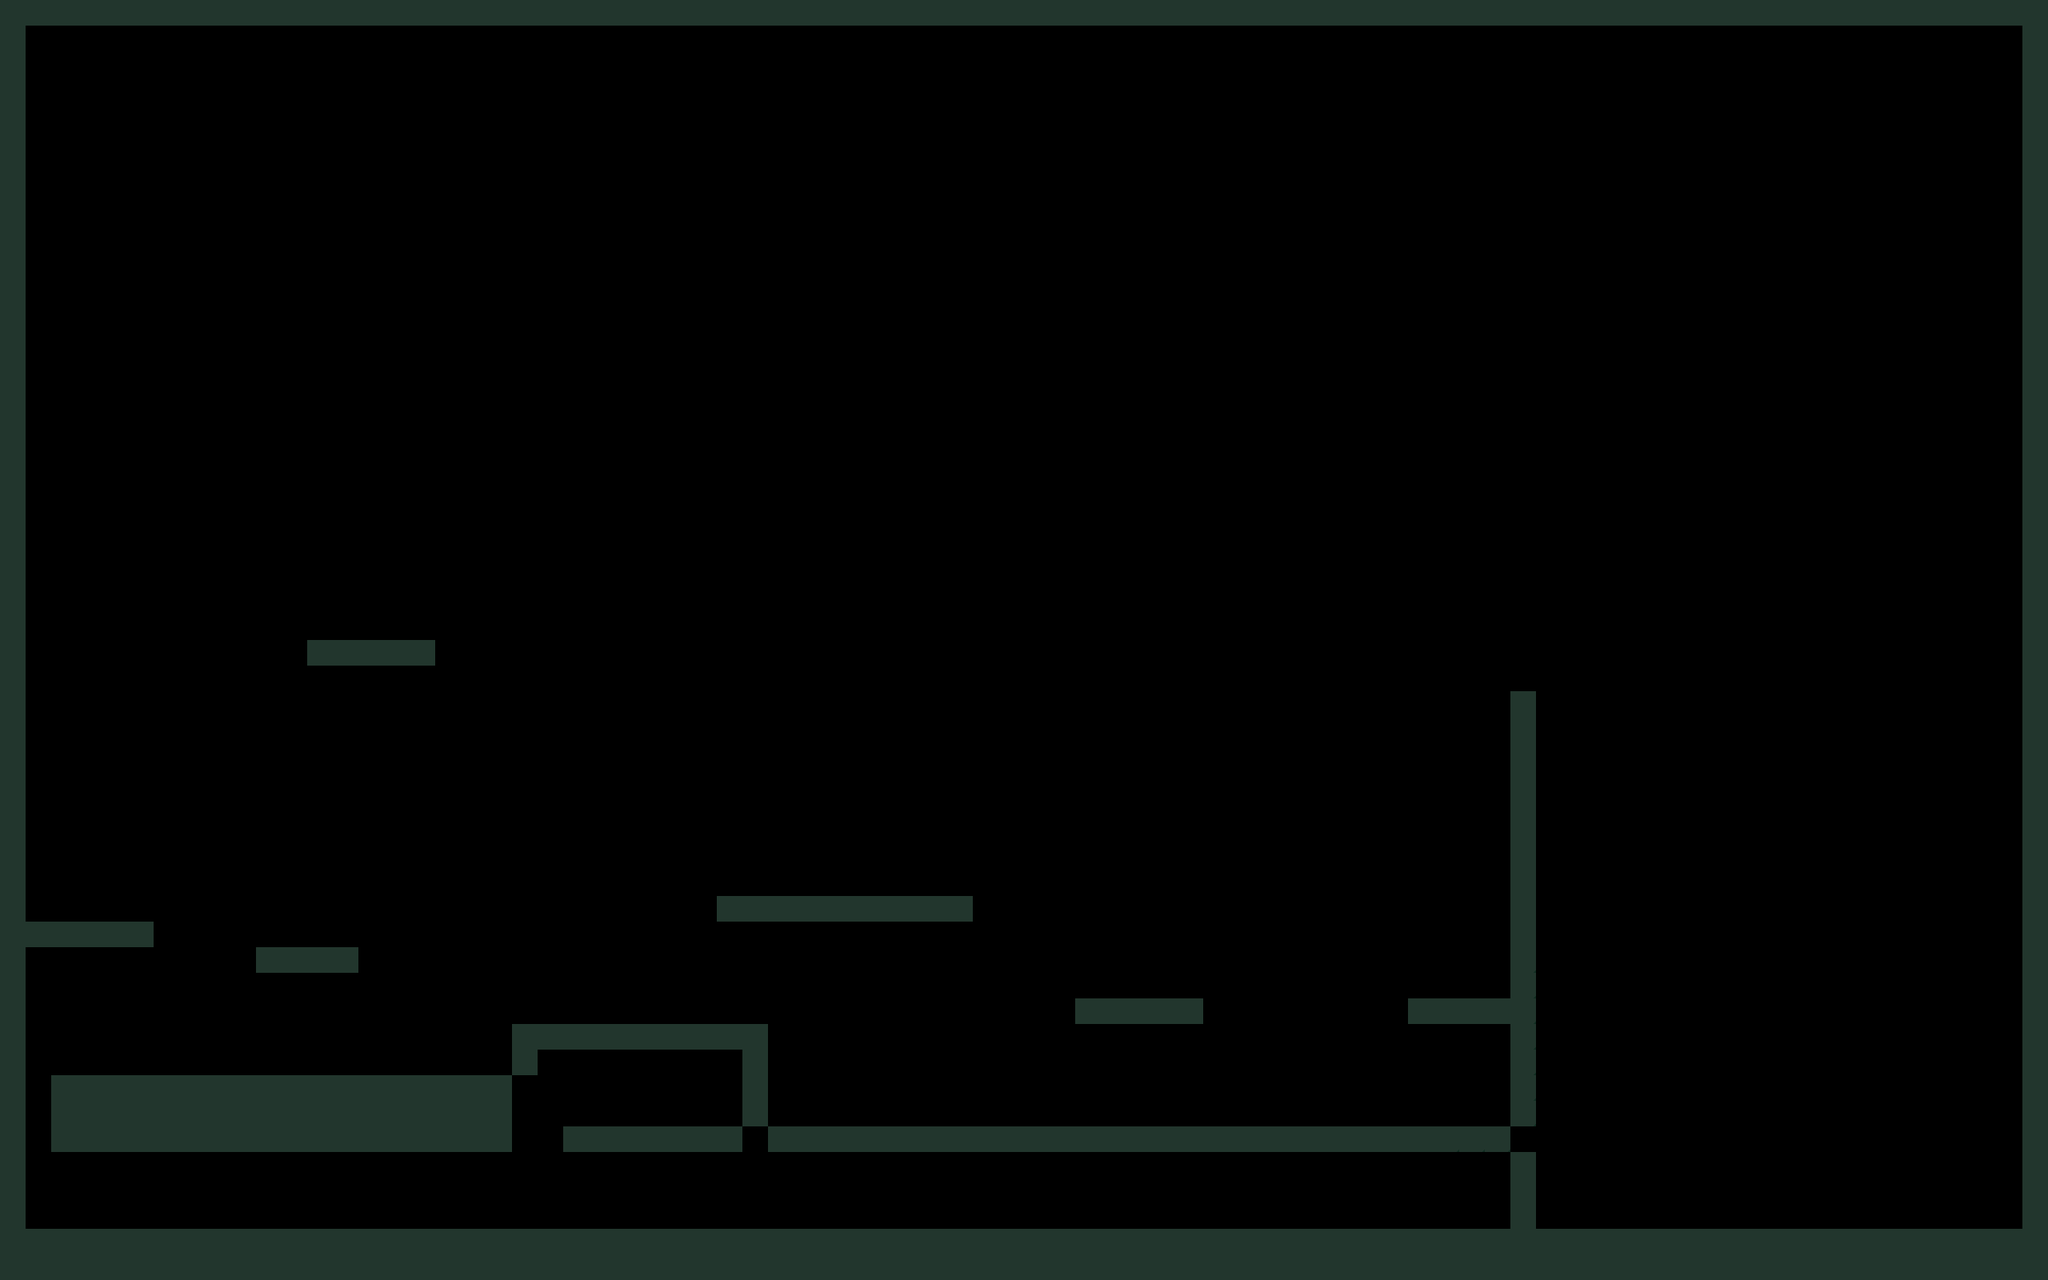

A 2D game scene composited from a Tiled map and its tileset images. What follows is a short description and the map's XML, with each tile layer's data collapsed to a summary:
An orthogonal 80x50 tile map with 32x32 px tiles, 1 tile layer (Floor).

<map version="1.10" tiledversion="1.10.2" orientation="orthogonal" renderorder="right-down" width="80" height="50" tilewidth="32" tileheight="32" infinite="0" nextlayerid="12" nextobjectid="10">
 <tileset firstgid="1" source="160x160 background tilemap.tsx" />
 <layer id="11" name="Floor" width="80" height="50">
  <data>[4000 cells, 491 non-empty, 2 distinct tile ids]</data>
 </layer>
</map>
